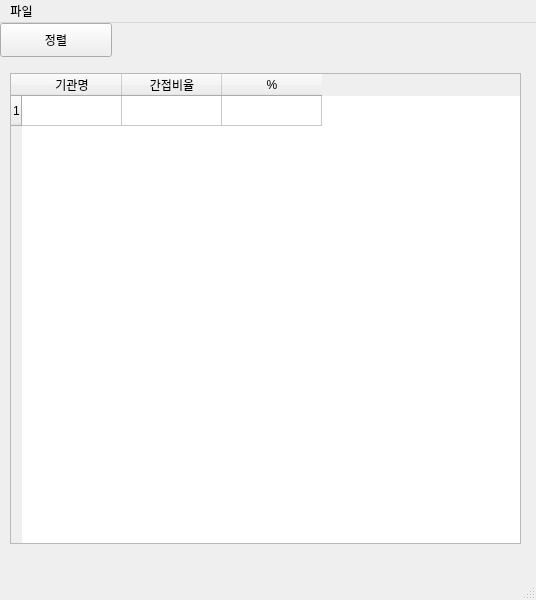
<?xml version="1.0" encoding="UTF-8"?>
<ui version="4.0">
 <class>MainWindow</class>
 <widget class="QMainWindow" name="MainWindow">
  <property name="geometry">
   <rect>
    <x>0</x>
    <y>0</y>
    <width>536</width>
    <height>600</height>
   </rect>
  </property>
  <property name="windowTitle">
   <string>MainWindow</string>
  </property>
  <widget class="QWidget" name="centralwidget">
   <widget class="QPushButton" name="sortButton">
    <property name="geometry">
     <rect>
      <x>0</x>
      <y>0</y>
      <width>112</width>
      <height>34</height>
     </rect>
    </property>
    <property name="text">
     <string>정렬</string>
    </property>
   </widget>
   <widget class="QTableWidget" name="dataTable">
    <property name="geometry">
     <rect>
      <x>10</x>
      <y>50</y>
      <width>511</width>
      <height>471</height>
     </rect>
    </property>
    <attribute name="horizontalHeaderCascadingSectionResizes">
     <bool>false</bool>
    </attribute>
    <attribute name="horizontalHeaderShowSortIndicator" stdset="0">
     <bool>false</bool>
    </attribute>
    <attribute name="verticalHeaderVisible">
     <bool>true</bool>
    </attribute>
    <attribute name="verticalHeaderCascadingSectionResizes">
     <bool>false</bool>
    </attribute>
    <row>
     <property name="text">
      <string>1</string>
     </property>
    </row>
    <column>
     <property name="text">
      <string>기관명</string>
     </property>
    </column>
    <column>
     <property name="text">
      <string>간접비율</string>
     </property>
    </column>
    <column>
     <property name="text">
      <string>%</string>
     </property>
    </column>
   </widget>
  </widget>
  <widget class="QMenuBar" name="menubar">
   <property name="geometry">
    <rect>
     <x>0</x>
     <y>0</y>
     <width>536</width>
     <height>31</height>
    </rect>
   </property>
   <widget class="QMenu" name="menuopen">
    <property name="title">
     <string>파일</string>
    </property>
    <addaction name="actionfile_open"/>
    <addaction name="actionfile_save"/>
   </widget>
   <addaction name="menuopen"/>
  </widget>
  <widget class="QStatusBar" name="statusbar"/>
  <action name="actionfile_open">
   <property name="text">
    <string>file open</string>
   </property>
  </action>
  <action name="actionfile_save">
   <property name="text">
    <string>file save</string>
   </property>
  </action>
 </widget>
 <resources/>
 <connections/>
</ui>
